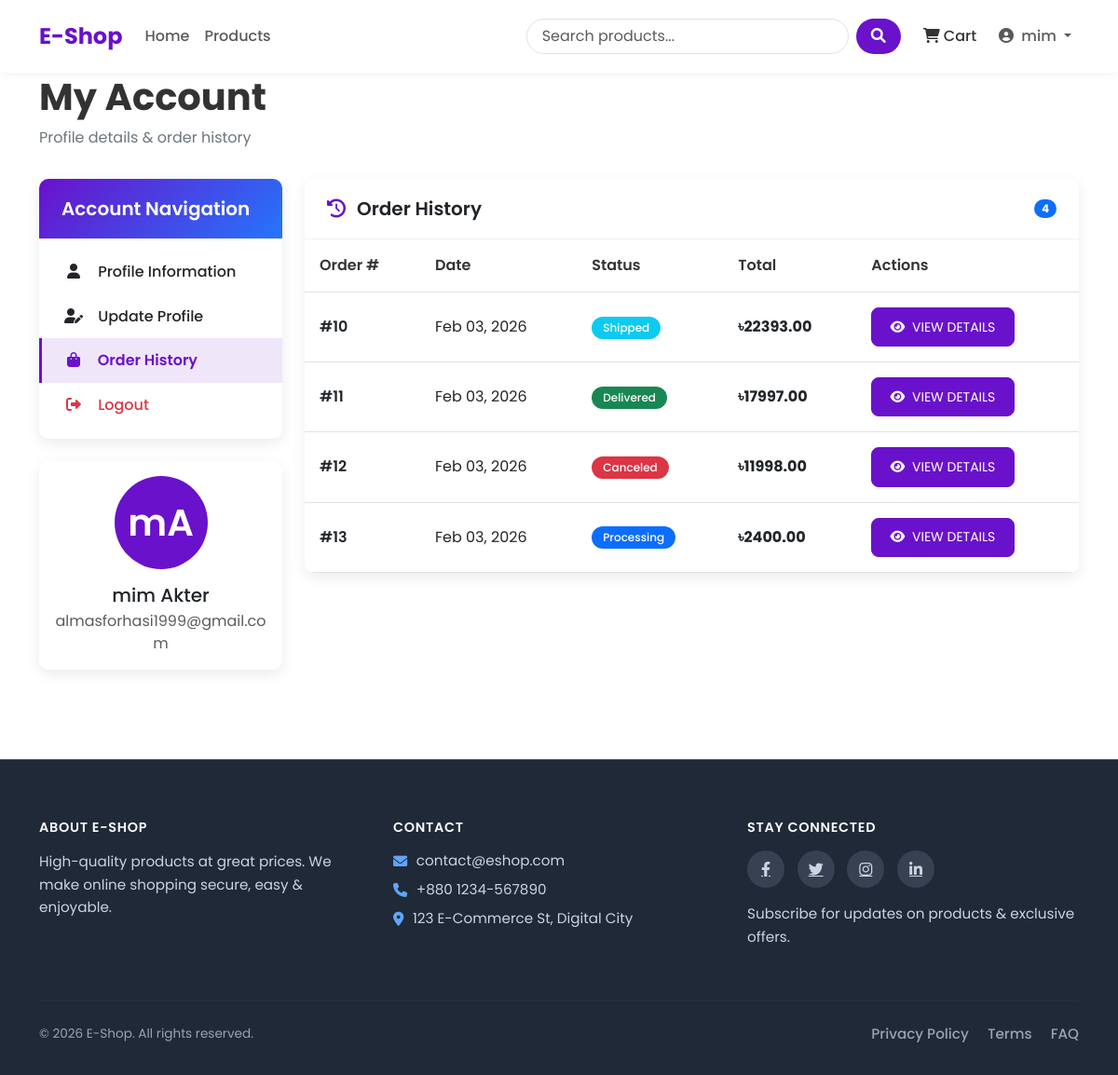
/profile/?tab=orders (signed in), run on the app's committed database.
### shop/models.py (models this page shows, shortened)
class Order(models.Model):
    STATUS = [
        ('pending', 'Pending'),
        ('processing', 'Processing'),
        ('shipped', 'Shipped'),
        ('delivered', 'Delivered'),
        ('canceled', 'Canceled'),
    ]
    user = models.ForeignKey(User, on_delete=models.CASCADE, related_name='orders')
    first_name = models.CharField(max_length=100)
    last_name = models.CharField(max_length=100)
    email = models.EmailField()
    address = models.TextField()
    postal_code = models.CharField(max_length=100)
    phone = models.CharField(max_length=12)
    city = models.CharField(max_length=100)
    note = models.TextField()
    paid = models.BooleanField(default=False)
    transaction_id = models.CharField(max_length=100)
    created_at = models.DateTimeField(auto_now_add=True)
    updated_at = models.DateTimeField(auto_now=True)
    status = models.CharField(max_length=10, choices=STATUS)
    def get_total_cost(self):
        return sum(item.get_cost() for item in self.order_items.all()) # 100

class OrderItem(models.Model):
    order = models.ForeignKey(Order, on_delete=models.CASCADE, related_name='order_items')
    product = models.ForeignKey(Product, on_delete=models.CASCADE)
    quantity = models.PositiveBigIntegerField(default=1)
    price = models.DecimalField(max_digits=10, decimal_places=2)
    def get_cost(self):
        return self.quantity*self.product.price  # 20

class Product(models.Model):
    name = models.CharField(max_length=100)
    slug = models.SlugField(max_length=200, unique=True)
    category = models.ForeignKey(Category, on_delete=models.CASCADE, related_name='products')
    description = models.TextField()
    price = models.DecimalField(max_digits=10, decimal_places=2)
    stock = models.PositiveBigIntegerField(default=1)
    available = models.BooleanField(default=True)
    created_at = models.DateTimeField(auto_now_add=True)
    updated_at = models.DateTimeField(auto_now=True)
    image = models.ImageField(upload_to='products/%Y/%m/%d') # products/25/10/2025

### shop/views.py (the view)
# urls.py: path('profile/', views.profile, name="profile"),  # Fixed: Indentation error corrected
@login_required
def profile(request):
    tab = request.GET.get('tab')
    orders = Order.objects.filter(user=request.user)
    completed_orders = orders.filter(status='delivered')
    total_spent = sum(order.get_total_cost() for order in orders)
    order_history_active = (tab == 'orders')
    edit_profile_active = (tab == 'edit')
    if request.method == 'POST' and edit_profile_active:
        form = ProfileUpdateForm(request.POST, instance=request.user)
        if form.is_valid():
            form.save()
            messages.success(request, 'Profile updated successfully!')
            return redirect('profile')
    else:
        form = ProfileUpdateForm(instance=request.user)
    return render(request, 'shop/profile.html', {
        'user': request.user,
        'orders': orders,
        'completed_orders': completed_orders,
        'total_spent': total_spent,
        'order_history_active': order_history_active,
        'edit_profile_active': edit_profile_active,
        'form': form
    })

### shop/forms.py
class ProfileUpdateForm(forms.ModelForm):
    class Meta:
        model = User
        fields = ['first_name', 'last_name', 'email']

### shop/context_processors.py (called while the page is built)
def cart_items_count(request):
    if request.user.is_authenticated:
        try:
            cart = Cart.objects.get(user=request.user)
            return {'cart_items_count' : cart.get_total_items()}
        except Cart.DoesNotExist:
            return {'cart_items_count' : 0}
    return {'cart_items_count' : 0}

### shop/models.py (called while the page is built)
    def get_total_items(self):
        return sum(item.quantity for item in self.items.all())

### templates/shop/profile.html (shortened to what this page needs)
{% extends 'base.html' %}
{% load crispy_forms_tags %}
{% block content %}
<div class="profile-container">
    <div class="profile-header">
        <div class="mb-4">
            <h1 class="account-title">My Account</h1>
            <p class="account-subtitle">Profile details & order history</p>
        </div>
    </div>
    <div class="row">
        <div class="col-lg-3 mb-4">
            <div class="profile-sidebar">
                <div class="sidebar-card card">
                    <div class="card-header">
                        <h5 class="mb-0">Account Navigation</h5>
                    </div>
                    <div class="sidebar-menu list-group list-group-flush">
                        <a href="{% url 'profile' %}"
                            class="list-group-item list-group-item-action {% if not order_history_active and not edit_profile_active %}active{% endif %}">
                            <i class="fas fa-user"></i> Profile Information
                        </a>
                        <a href="{% url 'profile' %}?tab=edit"
                            class="list-group-item list-group-item-action {% if edit_profile_active %}active{% endif %}">
                            <i class="fas fa-user-edit"></i> Update Profile
                        </a>
                        <a href="{% url 'profile' %}?tab=orders"
                            class="list-group-item list-group-item-action {% if order_history_active %}active{% endif %}">
                            <i class="fas fa-shopping-bag"></i> Order History
                        </a>
                        <a href="{% url 'logout' %}" class="list-group-item list-group-item-action text-danger">
                            <i class="fas fa-sign-out-alt"></i> Logout
                        </a>
                    </div>
                </div>
                <div class="sidebar-card card">
                    <div class="card-body text-center">
                        <div class="profile-avatar">
                            {{ user.first_name|slice:":1" }}{{ user.last_name|slice:":1" }}
                        </div>
                        <h5 class="mb-1">{{ user.get_full_name }}</h5>
                        <p class="text-muted mb-0">{{ user.email }}</p>
                    </div>
                </div>
            </div>
        </div>
        <div class="col-lg-9">
            {% if order_history_active %}
            <div class="content-card card">
                <div class="card-header d-flex justify-content-between align-items-center">
                    <h5 class="mb-0"><i class="fas fa-history"></i> Order History</h5>
                    {% if orders %}
                    <span class="badge bg-primary rounded-pill">{{ orders|length }}</span>
                    {% endif %}
                </div>
                <div class="card-body p-0">
                    {% if orders %}
                    <div class="table-responsive">
                        <table class="table order-table mb-0">
                            <thead>
                                <tr>
                                    <th>Order #</th>
                                    <th>Date</th>
                                    <th>Status</th>
                                    <th>Total</th>
                                    <th>Actions</th>
                                </tr>
                            </thead>
                            <tbody>
                                {% for order in orders %}
                                <tr>
                                    <td class="order-id">#{{ order.id }}</td>
                                    <td>{{ order.created_at|date:"M d, Y" }}</td>
                                    <td>
                                        <span
                                            class="status-badge badge {% if order.status == 'delivered' %}bg-success{% elif order.status == 'shipped' %}bg-info{% elif order.status == 'processing' %}bg-primary{% elif order.status == 'canceled' %}bg-danger{% else %}bg-secondary{% endif %}">
                                            {{ order.get_status_display }}
                                        </span>
                                    </td>
                                    <td class="fw-bold">৳{{ order.get_total_cost }}</td>
                                    <td>
                                        <button type="button" class="btn btn-sm btn-primary view-btn"
                                            data-bs-toggle="modal" data-bs-target="#orderModal{{ order.id }}">
                                            <i class="fas fa-eye me-1"></i> View Details
                                        </button>
                                    </td>
                                </tr>
                                {% endfor %}
                            </tbody>
                        </table>
                    </div>
                    {% endif %}
                </div>
            </div>
            {% endif %}
        </div>
    </div>
</div>
{% endblock %}

### templates/base.html (shortened to what this page needs)
<!DOCTYPE html>
<html lang="en">
<head>
    <link href="https://cdn.jsdelivr.net/npm/bootstrap@5.3.0/dist/css/bootstrap.min.css" rel="stylesheet">
    <link rel="stylesheet" href="https://cdnjs.cloudflare.com/ajax/libs/font-awesome/6.0.0/css/all.min.css">
    {% load static %}
</head>
<body>
    <header>
        <nav class="navbar navbar-expand-lg navbar-light bg-white fixed-top">
            <div class="container">
                <a class="navbar-brand" href="{% url 'home' %}">E-Shop</a>
                <div class="collapse navbar-collapse" id="navbarNav">
                    <ul class="navbar-nav me-auto mb-2 mb-lg-0">
                        <li class="nav-item {% if request.path == '/' %}active{% endif %}">
                            <a class="nav-link" href="{% url 'home' %}">Home</a>
                        </li>
                        <li class="nav-item {% if '/products/' in request.path %}active{% endif %}">
                            <a class="nav-link" href="{% url 'product_list' %}">Products</a>
                        </li>
                    </ul>
                    <form class="d-flex search-box me-3" action="{% url 'product_list' %}" method="get">
                        <input class="form-control search-input me-2" type="search" name="search"
                            placeholder="Search products..." aria-label="Search">
                        <button class="btn search-btn" type="submit">
                            <i class="fas fa-search"></i>
                        </button>
                    </form>
                    <ul class="navbar-nav">
                        <li class="nav-item me-2">
                            <a class="nav-link cart-btn" href="{% url 'cart_detail' %}">
                                <i class="fas fa-shopping-cart"></i> Cart
                            </a>
                        </li>
                        {% if user.is_authenticated %}
                        <li class="nav-item dropdown">
                            <a class="nav-link dropdown-toggle" href="#" id="navbarDropdown" role="button"
                                data-bs-toggle="dropdown" aria-expanded="false">
                                <i class="fas fa-user-circle me-1"></i> {{ user.username }}
                            </a>
                        </li>
                        {% endif %}
                    </ul>
                </div>
            </div>
        </nav>
    </header>
    <main class="container">
        {% block content %}{% endblock %}
    </main>
    <footer class="site-footer">
        <div class="container">
            <div class="row gy-4">
                <div class="col-md-4">
                    <h6 class="footer-title">About E-Shop</h6>
                    <p class="footer-text">
                        High-quality products at great prices. We make online shopping secure, easy & enjoyable.
                    </p>
                </div>
                <div class="col-md-4">
                    <h6 class="footer-title">Contact</h6>
                    <ul class="footer-list">
                        <li><i class="fas fa-envelope"></i> contact@eshop.com</li>
                        <li><i class="fas fa-phone"></i> +880 1234-567890</li>
                        <li><i class="fas fa-map-marker-alt"></i> 123 E-Commerce St, Digital City</li>
                    </ul>
                </div>
                <div class="col-md-4">
                    <h6 class="footer-title">Stay Connected</h6>
                    <div class="footer-social">
                        <a href="#" aria-label="Facebook"><i class="fab fa-facebook-f"></i></a>
                        <a href="#" aria-label="Twitter"><i class="fab fa-twitter"></i></a>
                        <a href="#" aria-label="Instagram"><i class="fab fa-instagram"></i></a>
                        <a href="#" aria-label="LinkedIn"><i class="fab fa-linkedin-in"></i></a>
                    </div>
                    <p class="footer-text mt-3">
                        Subscribe for updates on products & exclusive offers.
                    </p>
                </div>
            </div>
            <hr class="footer-divider">
            <div class="row align-items-center footer-bottom">
                <div class="col-md-6 text-center text-md-start">
                    <p class="mb-0">&copy; {% now "Y" %} E-Shop. All rights reserved.</p>
                </div>
                <div class="col-md-6 text-center text-md-end">
                    <a href="#" class="footer-link">Privacy Policy</a>
                    <a href="#" class="footer-link">Terms</a>
                    <a href="#" class="footer-link">FAQ</a>
                </div>
            </div>
        </div>
    </footer>
</body>
</html>

### templates/shop/profile.html (style rules this page uses)
.profile-container { padding-bottom: 3rem; }
.profile-header { margin-bottom: 2rem; }
.profile-sidebar { position: sticky; top: 20px; }
.sidebar-card { border: none; border-radius: var(--border-radius); overflow: hidden; box-shadow: var(--box-shadow); margin-bottom: 1.5rem; }
.sidebar-card .card-header { padding: 1.25rem 1.5rem; background: linear-gradient(135deg, var(--primary-color) 0%, var(--secondary-color) 100%); color: white; border: none; }
.sidebar-card .card-header h5 { margin-bottom: 0; font-weight: 600; }
.sidebar-menu { padding: 0.75rem 0; }
.sidebar-menu .list-group-item { padding: 0.75rem 1.5rem; border: none; border-radius: 0; border-left: 3px solid transparent; transition: all 0.3s ease; font-weight: 500; }
.sidebar-menu .list-group-item.active { background-color: rgba(106, 17, 203, 0.1); border-left-color: var(--primary-color); color: var(--primary-color); font-weight: 600; }
.sidebar-menu .list-group-item i { width: 20px; text-align: center; margin-right: 0.75rem; color: inherit; }
.sidebar-menu .text-danger { color: #dc3545 !important; }
.content-card { border: none; border-radius: var(--border-radius); overflow: hidden; box-shadow: var(--box-shadow); margin-bottom: 1.5rem; }
.content-card .card-header { padding: 1.25rem 1.5rem; background-color: white; border-bottom: 1px solid rgba(0, 0, 0, 0.05); }
.content-card .card-header h5 { margin-bottom: 0; font-weight: 600; display: flex; align-items: center; }
.content-card .card-header i { margin-right: 0.75rem; color: var(--primary-color); }
.content-card .card-body { padding: 1.5rem; }
.profile-avatar { width: 100px; height: 100px; border-radius: 50%; background-color: var(--primary-color); color: white; display: flex; align-items: center; justify-content: center; font-size: 2.5rem; font-weight: 600; margin: 0 auto 1rem; }
.order-table { margin-bottom: 0; }
.order-table th { font-weight: 600; color: var(--text-color); padding: 1rem; }
.order-table td { padding: 1rem; vertical-align: middle; }
.order-table tbody tr { transition: all 0.2s ease; }
.order-id { font-weight: 600; color: var(--primary-color); }
.status-badge { font-weight: 500; padding: 0.375rem 0.75rem; border-radius: 50px; }
.view-btn { border-radius: 5px; transition: all 0.3s ease; }
.account-title { font-weight: 700; color: var(--text-color); }
.account-subtitle { color: var(--text-light); }
.content-card { border: none; border-radius: var(--border-radius); box-shadow: var(--box-shadow); }
.btn { border-radius: 0.5rem; padding: 0.6rem 1.2rem; text-transform: uppercase; }

### data on the page
Order: id "10", created_at "Feb 03, 2026", status "Shipped", get_total_cost "22393.00"
Order: id "11", created_at "Feb 03, 2026", status "Delivered", get_total_cost "17997.00"
Order: id "12", created_at "Feb 03, 2026", status "Canceled", get_total_cost "11998.00"
Order: id "13", created_at "Feb 03, 2026", status "Processing", get_total_cost "2400.00"

### other printed values
{{ user.username }} "mim"
{{ user.first_name|slice:":1" }} "m"
{{ user.last_name|slice:":1" }} "A"
{{ user.get_full_name }} "mim Akter"
{{ user.email }} "almasforhasi1999@gmail.com"
{{ orders|length }} "4"
